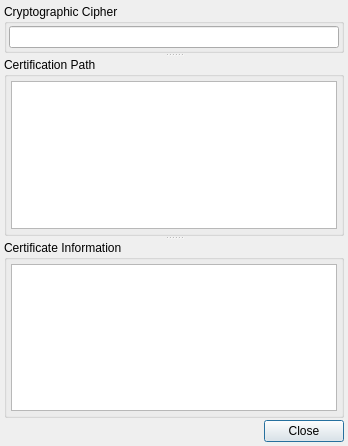
<?xml version="1.0" encoding="UTF-8"?>
<ui version="4.0">
 <class>CertInfoDlg</class>
 <widget class="QDialog" name="CertInfoDlg">
  <property name="geometry">
   <rect>
    <x>0</x>
    <y>0</y>
    <width>348</width>
    <height>446</height>
   </rect>
  </property>
  <property name="windowTitle">
   <string>Certificate Chain Information</string>
  </property>
  <property name="windowIcon">
   <iconset resource="RavenRemoteClient.qrc">
    <normaloff>:/Client/Resources/AppIcon.ico</normaloff>:/Client/Resources/AppIcon.ico</iconset>
  </property>
  <layout class="QVBoxLayout" name="verticalLayout">
   <property name="spacing">
    <number>2</number>
   </property>
   <property name="leftMargin">
    <number>4</number>
   </property>
   <property name="topMargin">
    <number>4</number>
   </property>
   <property name="rightMargin">
    <number>4</number>
   </property>
   <property name="bottomMargin">
    <number>4</number>
   </property>
   <item>
    <widget class="QSplitter" name="MySplitter">
     <property name="orientation">
      <enum>Qt::Vertical</enum>
     </property>
     <widget class="QGroupBox" name="groupBox_3">
      <property name="title">
       <string>Cryptographic Cipher</string>
      </property>
      <layout class="QVBoxLayout" name="verticalLayout_2">
       <property name="spacing">
        <number>0</number>
       </property>
       <property name="leftMargin">
        <number>2</number>
       </property>
       <property name="topMargin">
        <number>2</number>
       </property>
       <property name="rightMargin">
        <number>2</number>
       </property>
       <property name="bottomMargin">
        <number>2</number>
       </property>
       <item>
        <widget class="QLineEdit" name="CipherEdit">
         <property name="readOnly">
          <bool>true</bool>
         </property>
        </widget>
       </item>
      </layout>
     </widget>
     <widget class="QGroupBox" name="groupBox">
      <property name="title">
       <string>Certification Path</string>
      </property>
      <layout class="QHBoxLayout">
       <property name="spacing">
        <number>0</number>
       </property>
       <property name="leftMargin">
        <number>4</number>
       </property>
       <property name="topMargin">
        <number>4</number>
       </property>
       <property name="rightMargin">
        <number>4</number>
       </property>
       <property name="bottomMargin">
        <number>4</number>
       </property>
       <item>
        <widget class="QListWidget" name="CertificationPathView">
         <property name="sizePolicy">
          <sizepolicy hsizetype="Expanding" vsizetype="Expanding">
           <horstretch>0</horstretch>
           <verstretch>0</verstretch>
          </sizepolicy>
         </property>
        </widget>
       </item>
      </layout>
     </widget>
     <widget class="QGroupBox" name="groupBox_2">
      <property name="sizePolicy">
       <sizepolicy hsizetype="Preferred" vsizetype="Expanding">
        <horstretch>0</horstretch>
        <verstretch>0</verstretch>
       </sizepolicy>
      </property>
      <property name="title">
       <string>Certificate Information</string>
      </property>
      <layout class="QHBoxLayout" name="_2">
       <property name="spacing">
        <number>0</number>
       </property>
       <property name="leftMargin">
        <number>4</number>
       </property>
       <property name="topMargin">
        <number>4</number>
       </property>
       <property name="rightMargin">
        <number>4</number>
       </property>
       <property name="bottomMargin">
        <number>4</number>
       </property>
       <item>
        <widget class="QListWidget" name="CertificateInfoView"/>
       </item>
      </layout>
     </widget>
    </widget>
   </item>
   <item>
    <layout class="QHBoxLayout" name="_3">
     <property name="spacing">
      <number>2</number>
     </property>
     <item>
      <spacer>
       <property name="orientation">
        <enum>Qt::Horizontal</enum>
       </property>
       <property name="sizeHint" stdset="0">
        <size>
         <width>40</width>
         <height>20</height>
        </size>
       </property>
      </spacer>
     </item>
     <item>
      <widget class="QDialogButtonBox" name="buttonBox">
       <property name="standardButtons">
        <set>QDialogButtonBox::Close</set>
       </property>
      </widget>
     </item>
    </layout>
   </item>
  </layout>
 </widget>
 <layoutdefault spacing="6" margin="11"/>
 <resources>
  <include location="RavenRemoteClient.qrc"/>
 </resources>
 <connections/>
</ui>
